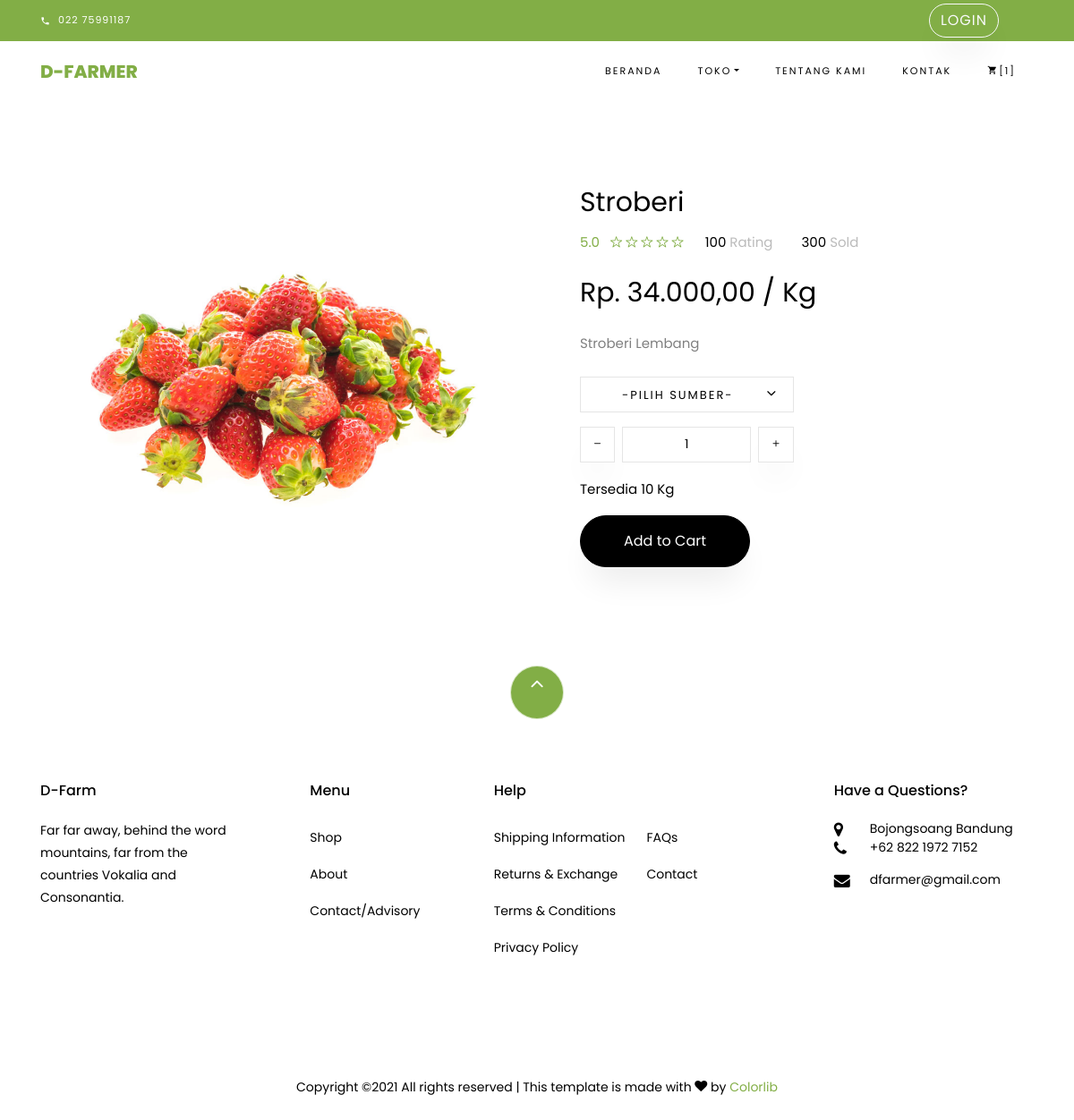
The app's page /index.php/shop/info/5 with its own data.
### tables this page shows
CREATE TABLE `barang` (
  `id_barang` int(11) NOT NULL,
  `nama_barang` varchar(255) NOT NULL,
  `keterangan_barang` varchar(255) NOT NULL,
  `harga_barang` varchar(255) NOT NULL,
  `tanggal` date NOT NULL,
  `jumlah` int(11) NOT NULL,
  `jenis` varchar(255) NOT NULL,
  `satuan` varchar(255) NOT NULL,
  `gambar` varchar(255) NOT NULL,
  `id_sumber` int(11) NOT NULL,
  `id_gudang` int(11) NOT NULL,
  `id_kategori` int(11) NOT NULL
);

### application/controllers/Shop.php (called while the page is built, shortened)
<?php
class Shop extends CI_Controller {
	function __construct(){
		$this->load->model('M_All');
	}
	public function info($id_barang)
	{
		$where = array('id_barang' => $id_barang);
		$data['barang'] = $this->M_All->view_where('barang', $where)->result();
		$data['sumber'] = $this->M_All->get('sumber')->result();
		$this->load->view('template/header');
		$this->load->view('shop/info', $data);
		$this->load->view('template/footer');
	}
}

### index.php (called while the page is built, shortened)
<?php
require_once BASEPATH.'core/CodeIgniter.php';

### application/models/M_All.php (called while the page is built, shortened)
<?php
class M_All extends CI_Model{
    public function view_where($table,$where)
	{
		return $this->db->get_where($table,$where);
    }
}

### application/views/shop/info.php (the view, shortened to what this page needs)
<?php foreach ($barang as $b) {
    ?>
<section class="ftco-section">
    	<div class="container">
    		<div class="row">
    			<div class="col-lg-6 mb-5 ftco-animate">
    				<a href="<?= base_url('assets_admin/img/gambar_barang/')?><?= $b->gambar; ?>" class="image-popup"><img src="<?= base_url('assets_admin/img/gambar_barang/')?><?= $b->gambar; ?>" class="img-fluid" alt="Colorlib Template"></a>
    			</div>
    			<div class="col-lg-6 product-details pl-md-5 ftco-animate">
    				<h3><?= $b->nama_barang ?></h3>
    				<div class="rating d-flex">
							<p class="text-left mr-4">
								<a href="#" class="mr-2">5.0</a>
								<a href="#"><span class="ion-ios-star-outline"></span></a>
								<a href="#"><span class="ion-ios-star-outline"></span></a>
								<a href="#"><span class="ion-ios-star-outline"></span></a>
								<a href="#"><span class="ion-ios-star-outline"></span></a>
								<a href="#"><span class="ion-ios-star-outline"></span></a>
							</p>
							<p class="text-left mr-4">
								<a href="#" class="mr-2" style="color: #000;">100 <span style="color: #bbb;">Rating</span></a>
							</p>
							<p class="text-left">
								<a href="#" class="mr-2" style="color: #000;">300 <span style="color: #bbb;">Sold</span></a>
							</p>
						</div>
    				<p class="price"><span>Rp. <?= number_format($b->harga_barang, 2, ",", ".");?> / <?= $b->satuan ?></span></p>
    				<p><?= $b->keterangan_barang  ?></p>
						<div class="row mt-4">
							<div class="col-md-6">
								<div class="form-group d-flex">
		              <div class="select-wrap">
	                  <div class="icon"><span class="ion-ios-arrow-down"></span></div>
	                  <select name="sumber" id="" class="form-control">
	                  	<option value="">-Pilih Sumber-</option>
	                  </select>
	                </div>
		            </div>
							</div>
							<div class="input-group col-md-6 d-flex mb-3">
	             	<span class="input-group-btn mr-2">
	                	<button type="button" class="quantity-left-minus btn"  data-type="minus" data-field="">
	                   <i class="ion-ios-remove"></i>
	                	</button>
	            		</span>
	             	<input type="text" id="quantity" name="quantity" class="form-control input-number" value="1" min="1" max="100">
	             	<span class="input-group-btn ml-2">
	                	<button type="button" class="quantity-right-plus btn" data-type="plus" data-field="">
	                     <i class="ion-ios-add"></i>
	                 </button>
	             	</span>
	          	</div>
	          	<div class="col-md-12">
	          		<p style="color: #000;">Tersedia <?= $b->jumlah;?> <?= $b->satuan;?></p>
	          	</div>
          	</div>
          	<p>
                <?php if ($b->jumlah == 0){ ?>
                    <a href="cart.html" class="btn btn-black py-3 px-5 disabled">Add to Cart</a>
                <?php }else {?>
                    <a href="<?= base_url()?>index.php/shop/addCart/<?= $b->id_barang?>" class="btn btn-black py-3 px-5">Add to Cart</a>
                <?php } ?>
            </p>
    			</div>
    		</div>
    	</div>
    </section>
<?php } ?>

### records on screen
barang: gambar (picture), nama_barang "Stroberi", harga_barang "34.000,00", satuan "Kg", keterangan_barang "Stroberi Lembang", jumlah "10"

### other values on screen
$this->M_All->count('cart') "1"
